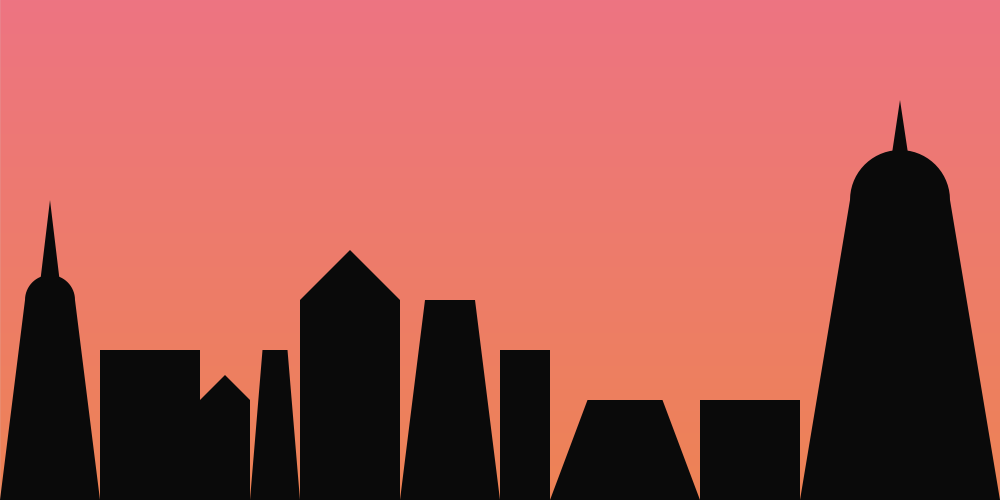
Frame 1 (no input)
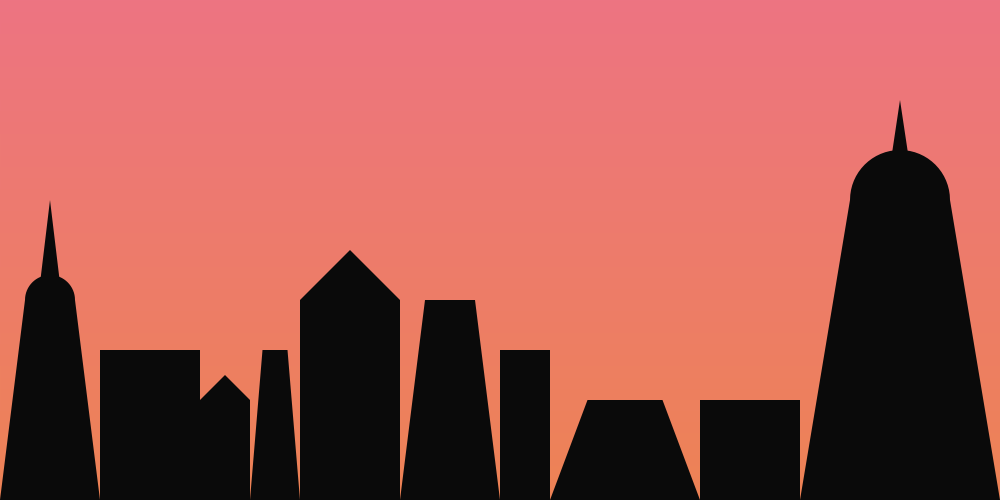
Frame 60 (the mouse pressed at the canvas centre just before this capture)
Frame 120 (the mouse held since frame 60 and released just before this capture): identical to frame 60, image omitted

The Processing sketch that drew these frames (run headless with seeded random() and noise(); from frame 60 on, the mouse is pressed at the canvas centre):

// Processing sketch: skyline
// ── skyline.pde
float r = 255;
float g = 232;
float b = 23;

void buildingType1 (boolean hasRoof, float x, float y, float w, float h) {
  noStroke();
  quad(x-w/2, y, x+w/2, y, (x+w/2)-w/4, y-h, (x-w/2)+w/4, y-h);
  if (hasRoof) {
    arc(x, y-h, w/2, w/2, radians(180), radians(360));
    triangle(x+10, y-h-(w/6), x-10, y-h-(w/6), x, y-h-100);
  }
}


void buildingType2 (boolean hasRoof, float x, float y, float w, float h) {
  noStroke();
  rect(x-(w/2), y-h, w, h);
  if (hasRoof) {
    triangle(x-(w/2), y-h, x+(w/2), y-h, x, y-h-(w/2));
  }
}

void drawBackground() {
  for (int i = 0; i < height; i++ ) {
    r = map(i, 0, height-1, 237, 237);
    g = map(i, 0, height-1, 116, 131);
    b = map(i, 0, height-1, 130, 85);
    stroke(r, g, b);
    line(0, i, width, i);
  }
}

void setup() {
  size(1000, 500);
}

void draw() {
  drawBackground();
  fill(10);
  buildingType1(true, 50, 500, 100, 200);
  buildingType2(false, 150, 500, 100, 150);
  buildingType2(true, 225, 500, 50, 100);
  buildingType1(false, 275, 500, 50, 150);
  buildingType2(true, 350, 500, 100, 200);
  buildingType1(false, 450, 500, 100, 200);
  buildingType2(false, 525, 500, 50, 150);
  buildingType1(false, 625, 500, 150, 100);
  buildingType2(false, 750, 500, 100, 100);
  buildingType1(true, 900, 500, 200, 300);
}
